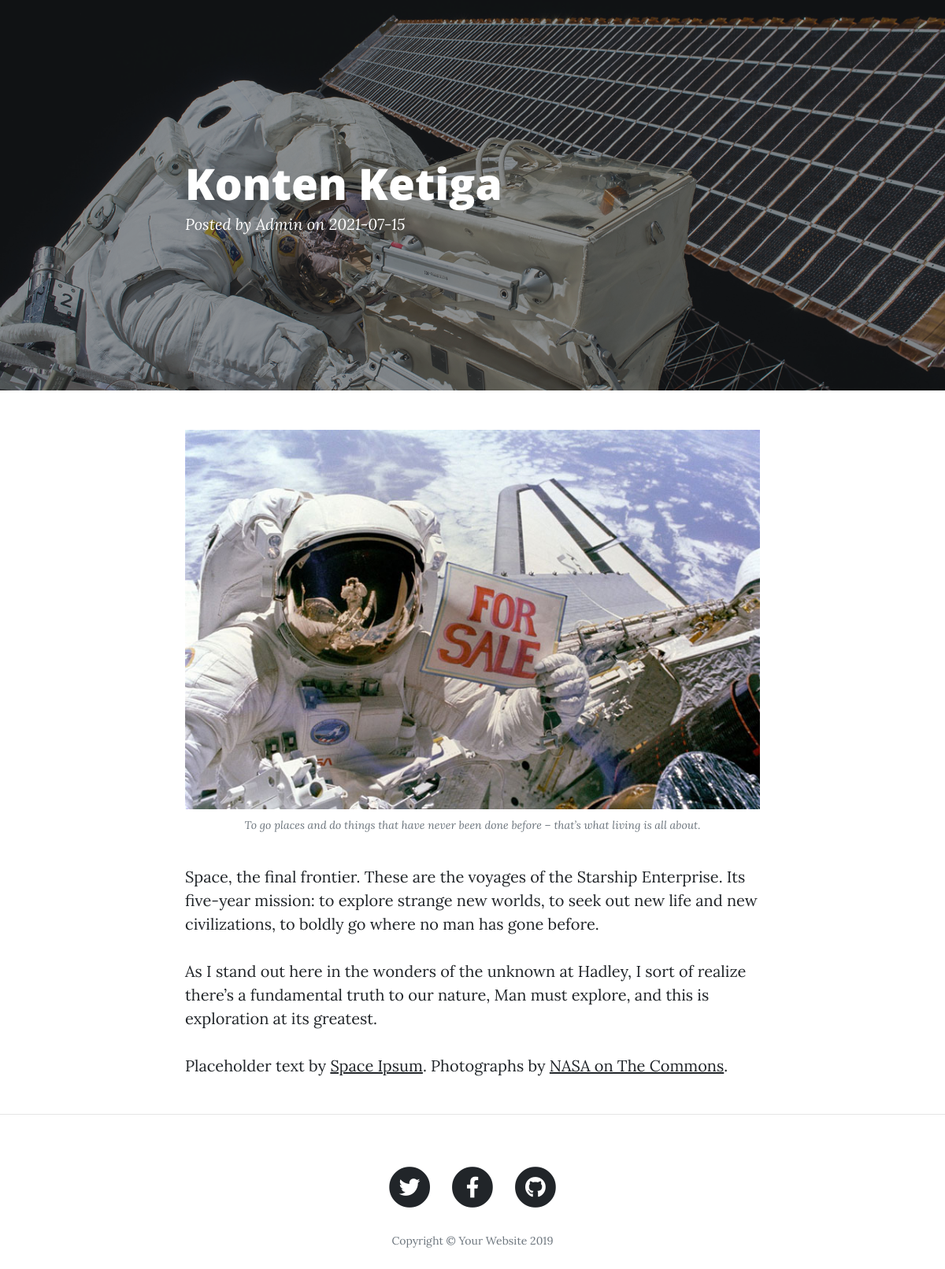
The app's page /sqli/posting.php?id=3 with its own data.
### tables this page shows
CREATE TABLE `posting` (
  `id` int NOT NULL AUTO_INCREMENT,
  `judul` varchar(255) DEFAULT NULL,
  `konten` text,
  `tanggal` date DEFAULT NULL,
  PRIMARY KEY (`id`)
);

### sqli/posting.php (the view, shortened to what this page needs)
<?php
include '../koneksi.php';
$id = $_GET["id"];
$q  = mysqli_query($conn, "SELECT * FROM posting WHERE id = {$id}") or die(mysqli_error($conn));
$post = mysqli_fetch_array($q);
?>
<!DOCTYPE html>
<html lang="en">
<head>
  <link href="../vendor/bootstrap/css/bootstrap.min.css" rel="stylesheet">
  <link href="../vendor/fontawesome-free/css/all.min.css" rel="stylesheet" type="text/css">
  <link href="../css/clean-blog.min.css" rel="stylesheet">
</head>
<body>
  <header class="masthead" style="background-image: url('../img/post-bg.jpg')">
    <div class="overlay"></div>
    <div class="container">
      <div class="row">
        <div class="col-lg-8 col-md-10 mx-auto">
          <div class="post-heading">
            <h1><?=$post["judul"];?></h1>
            <span class="meta">Posted by
              <a href="#">Admin</a>
              on <?=$post["tanggal"];?></span>
          </div>
        </div>
      </div>
    </div>
  </header>
  <article>
    <div class="container">
      <div class="row">
        <div class="col-lg-8 col-md-10 mx-auto">
          <?=$post["konten"];?>
          <p>Placeholder text by
            <a href="http://spaceipsum.com/">Space Ipsum</a>. Photographs by
            <a href="https://www.flickr.com/photos/nasacommons/">NASA on The Commons</a>.</p>
        </div>
      </div>
    </div>
  </article>
  <hr>
  <footer>
    <div class="container">
      <div class="row">
        <div class="col-lg-8 col-md-10 mx-auto">
          <ul class="list-inline text-center">
            <li class="list-inline-item">
              <a href="#">
                <span class="fa-stack fa-lg">
                  <i class="fas fa-circle fa-stack-2x"></i>
                  <i class="fab fa-twitter fa-stack-1x fa-inverse"></i>
                </span>
              </a>
            </li>
            <li class="list-inline-item">
              <a href="#">
                <span class="fa-stack fa-lg">
                  <i class="fas fa-circle fa-stack-2x"></i>
                  <i class="fab fa-facebook-f fa-stack-1x fa-inverse"></i>
                </span>
              </a>
            </li>
            <li class="list-inline-item">
              <a href="#">
                <span class="fa-stack fa-lg">
                  <i class="fas fa-circle fa-stack-2x"></i>
                  <i class="fab fa-github fa-stack-1x fa-inverse"></i>
                </span>
              </a>
            </li>
          </ul>
          <p class="copyright text-muted">Copyright &copy; Your Website 2019</p>
        </div>
      </div>
    </div>
  </footer>
</body>
</html>

### records on screen
posting: judul "Konten Ketiga", tanggal "2021-07-15", konten (picture), konten "To go places and do things that have never been done before – that’s what living is all about. Space, the final frontier. These are the voyages of the Starship Enterprise. Its five-year mission: to explore strange new worlds, to seek out new life and new civilizations, to boldly go where no man has gone before. As I stand out here in the wonders of the unknown at Hadley, I sort of realize there’s a fundamental truth to our nature, Man must explore, and this is exploration at its greatest."
